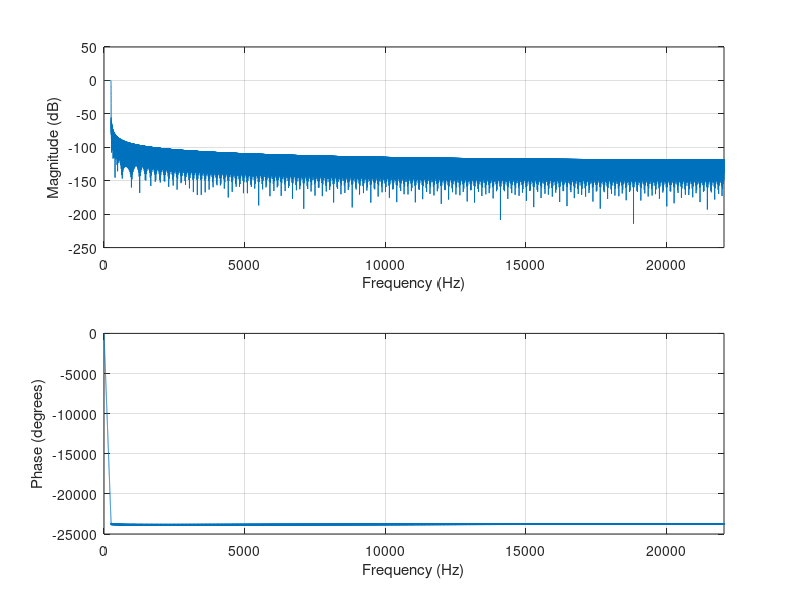

This figure's MATLAB source:
function y = myFIR()
  clear
  close all
  # cutoffFreq, type, order ,fs, input
  pkg load signal;
 % The filter type can be specified with one of the following strings:
 % "low", "high", "stop", "pass", "bandpass", "DC-0", or "DC-1". The default is
 % "low" if cutoffFreq is a scalar,
 % "pass" if cutoffFreq is a pair, or "DC-0" if cutoffFreq is a vector with
 % more than 2 elements.

% low: 23000
% pass:
%high:

 cutoff_freq = 250;
 fs = 44100;
 filter_type = "low";
 order = 23000;

%Normalize cutoff
normal_cutoff = cutoff_freq / (0.5 * fs);
#plot(normal_cutoff)
%FIR typed Pass Filter

imp_response = fir1(order, normal_cutoff, filter_type);

freqz(imp_response, 1, [],fs);

#y = filter(imp_response, 1, input_signal);
# plot(y);
# title('filtred signal');
end
